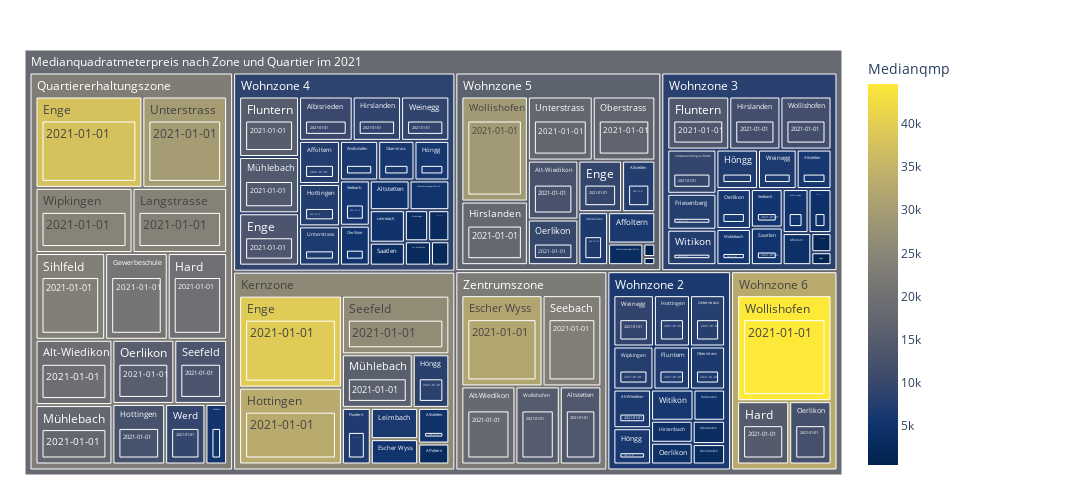

The notebook cell saved with this chart:
### Code cell
fig = px.treemap(data2betested.loc["2021"].query('Quartier_Nummer > 20').reset_index()
                 , path=[px.Constant("Medianquadratmeterpreis nach Zone und Quartier im 2021")
                         ,'Zonenart','Quartier_Name','Jahr']
                 , values='Medianqmp'
                 , color='Medianqmp'               
                 #, color_discrete_map={'(?)':'lightgrey','EVP':'gold', 'SP':'#FF3030', 'PdA':'#EE3B3B', 'Grüne':'#A2CD5A','GLP':'#CAFF70','Die Mitte':'orange','FDP':'#104E8B','AL':'deeppink','SVP':'forestgreen', 'FL ZÜRI':'#8B864E','Volt':'#lightblue' }                
                 ## bei continuous scales (bei Zahlenwerten):
                 ,color_continuous_scale='cividis'
                 ,height=500 , width=1100                 
                )
fig.update_traces(root_color="grey")
fig.update_layout(margin = dict(t=50, l=25, r=250, b=25))
fig.show()

### Figure 1 — Plotly figure (JSON) as saved in the notebook; plotly's stock layout.template omitted (floating-point values rounded to 4 significant figures; data arrays with more than 128 entries replaced by an {"elided": "..."} marker saying what was removed)
{"data": [{"branchvalues": "total", "customdata": {"elided": "207x1 float values"}, "domain": {"x": [0, 1], "y": [0, 1]}, "hovertemplate": "labels=%{label}<br>Medianqmp_sum=%{value}<br>parent=%{parent}<br>id=%{id}<br>Medianqmp=%{color}<extra></extra>", "ids": {"elided": "207 str values"}, "labels": {"elided": "207 str values"}, "marker": {"coloraxis": "coloraxis", "colors": {"elided": "207 float values"}}, "name": "", "parents": {"elided": "207 str values"}, "root": {"color": "grey"}, "type": "treemap", "values": {"elided": "207 int values"}}], "layout": {"coloraxis": {"colorbar": {"title": {"text": "Medianqmp"}}, "colorscale": [[0, "#00224e"], [0.1111, "#123570"], [0.2222, "#3b496c"], [0.3333, "#575d6d"], [0.4444, "#707173"], [0.5556, "#8a8678"], [0.6667, "#a59c74"], [0.7778, "#c3b369"], [0.8889, "#e1cc55"], [1, "#fee838"]]}, "height": 500, "legend": {"tracegroupgap": 0}, "margin": {"b": 25, "l": 25, "r": 250, "t": 50}, "width": 1100}}
